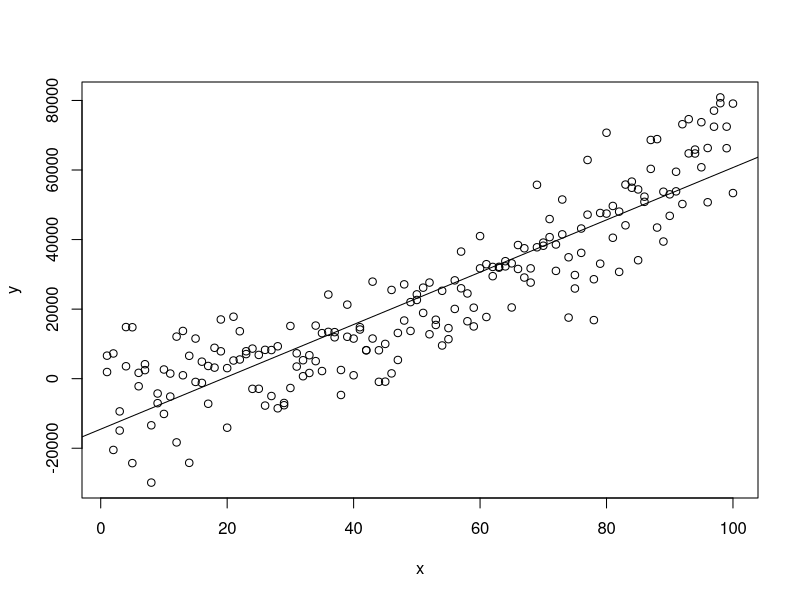
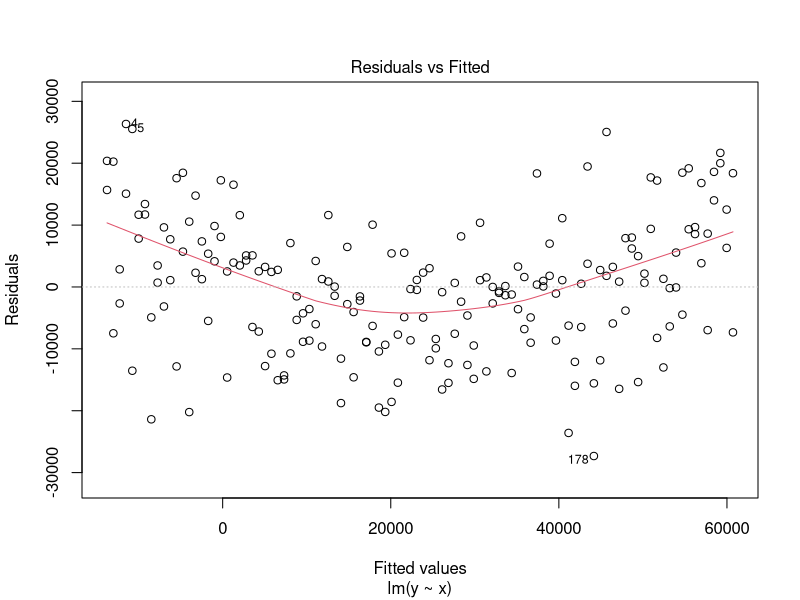
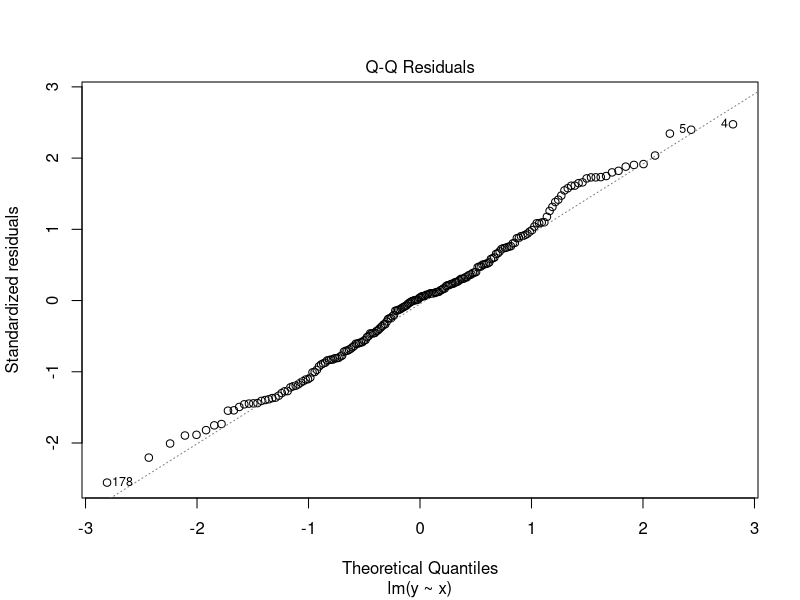
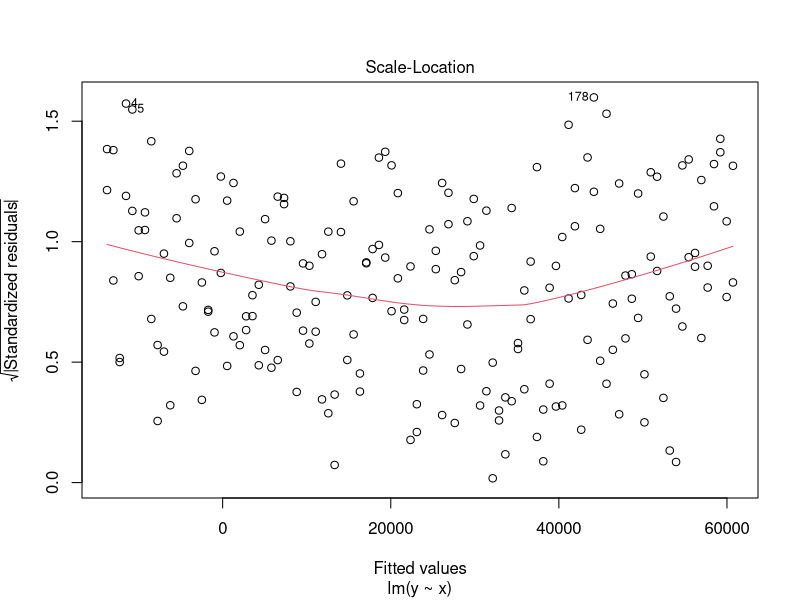
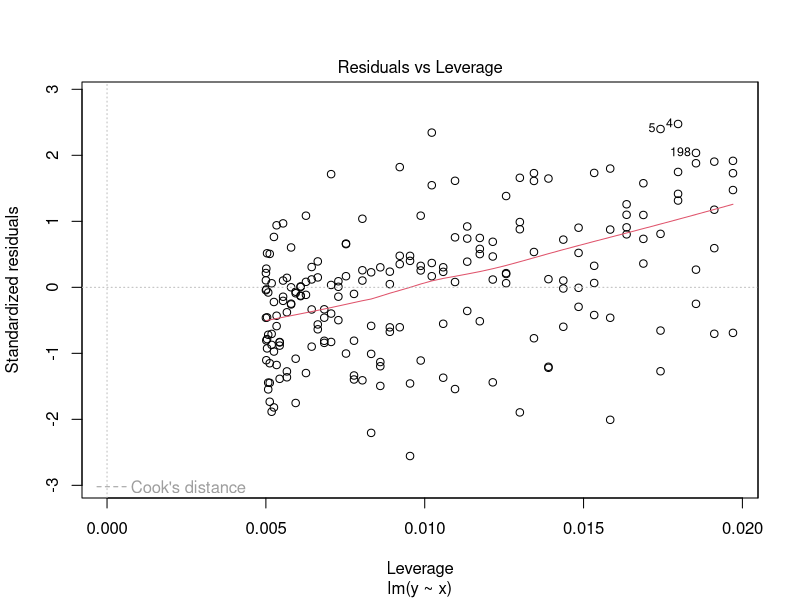
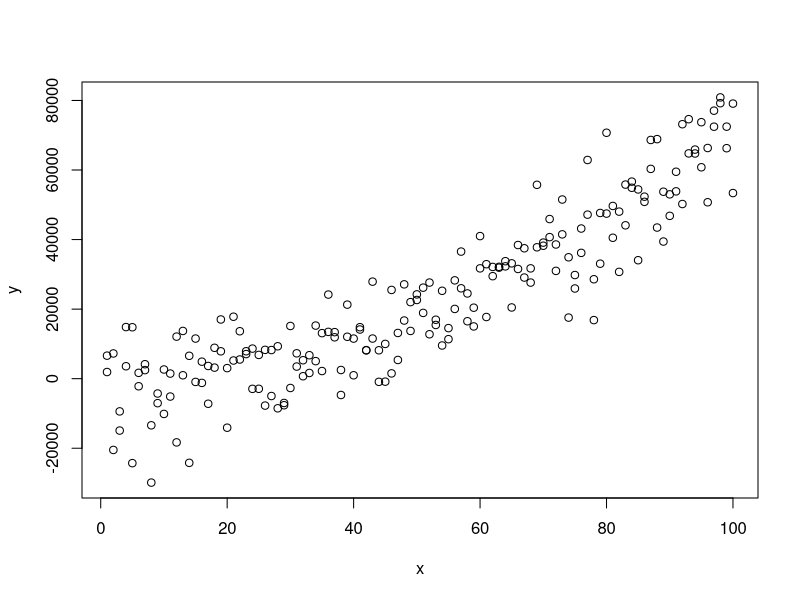
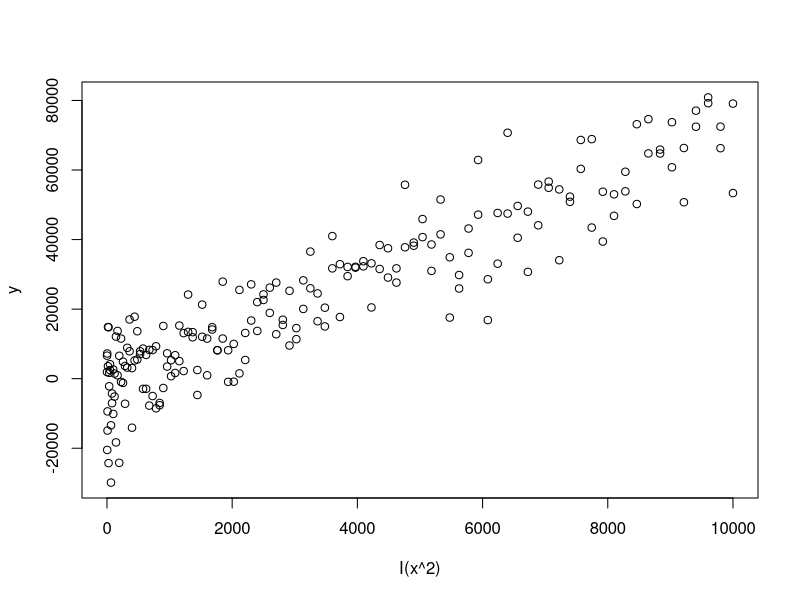
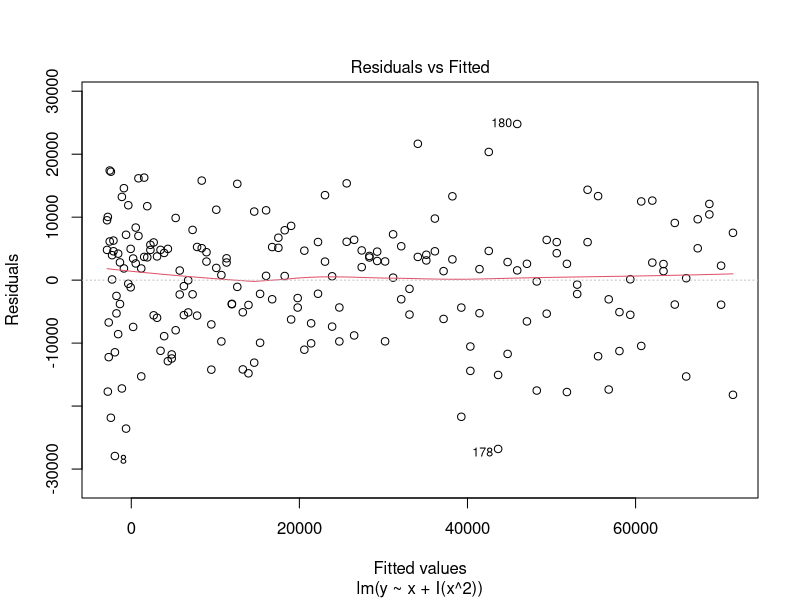

R code for these plots, in order:
# Name:       Kitu Komya (UID: 404-491-375)
# Class:      Statistics 101A (Discussion 3A)
# Assignment: Homework 5 (due: 10/28/16)
  
# Note: I'm concurrently taking Stats 20, so I'm still familiarizing myself with R.

x <- rep(1:100,2)
trend <- 1 + 4*x + 7*x^2
set.seed(234)
e <- rnorm(length(x),0,10000)
y <- trend+e

#1B: fitting a linear model
fit <- lm(y~x) # fits linear model
plot(y~x) # plots scatterplot
abline(fit) # adds least squares linear regression model trendline

# to see residual plot, qq plot, scale-location plot, and residual vs leverage plot
plot(fit)

#1C: fitting a quadratic model
fit2 <- lm(y~x + I(x^2)) # fits quadratic model
plot(y~x + I(x^2)) # plots scatterplot

# 1D: looking at quadratic model's diagnostics
# to see residual plot, qq plot, scale-location plot, and residual vs leverage plot
plot(fit2)

#1E: hypothesis test on B0, B1, and B2
summary(fit2)

#1F: new fit with sigma = 100
x1 <- rep(1:100,2)
trend <- 1 + 4*x1 + 7*x1^2
set.seed(234)
e <- rnorm(length(x1),0,100)
y1 <- trend+e

fit3 <- lm(y1~x1 + I(x1^2)) # fits a quadratic model
plot(y1~x1 + I(x1^2)) # plots scatterplot
summary(fit3) # hypothesis test on B0, B1, and B2
